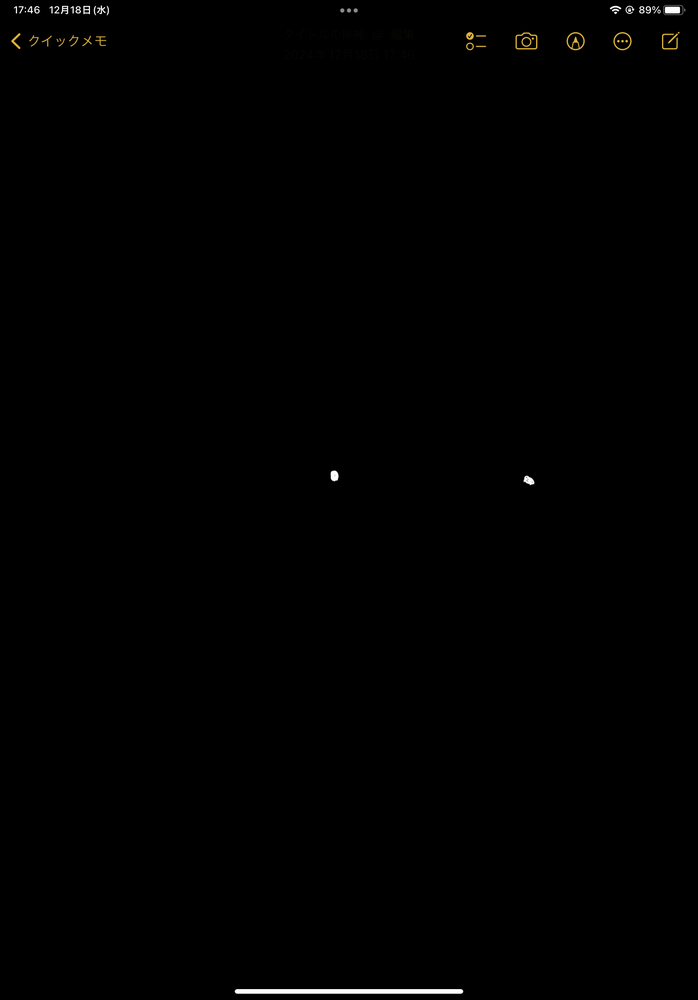
#> input picture data/before.png, 698 x 1000 px, shrunk from 1668 x 2388 before the run, found by its file name; its folder holds 2 pictures in this run; the run also reads 1 picture not shown here
$ python test_degree_cal.py
#> lines starting #> are read from the running program, lines starting #| are printed output that depends on the picture; after the words box and inside, x2 and y2 are one past the last pixel; in counts of white or black regions, pixels touching at a corner belong together; long printed decimals are rounded
import os
import cv2
import numpy as np
import math

image_1 = []
image_2 = []
points = [] # 白い部分の座標を保存

def add_two_image():
    global image_1, image_2, points
    img_path_1 = os.path.join("data", "before.png")
    img_path_2 = os.path.join("data", "after.png")
    image_1 = cv2.imread(img_path_1, cv2.IMREAD_GRAYSCALE)
#> image_1: shape (1000, 698); min 0, max 255, mean 0.8
    image_2 = cv2.imread(img_path_2, cv2.IMREAD_GRAYSCALE)
#> image_2: shape (1000, 698); min 0, max 255, mean 0.8

    if image_1 is None or image_2 is None:
        print("画像の読み込みに失敗しました。パスを確認してください。")
        return

    # 上下左右100pixelをカット(トリミング)
    # 画像サイズが h×w のとき、[100:h-100, 100:w-100]でトリミング
    h, w = image_1.shape
#> h = 1000; w = 698
    if h <= 200 or w <= 200:
        print("画像サイズが小さすぎます。100pxトリミング後のサイズを確認してください。")
        return
    image_1 = image_1[100:h-100, 100:w-100]
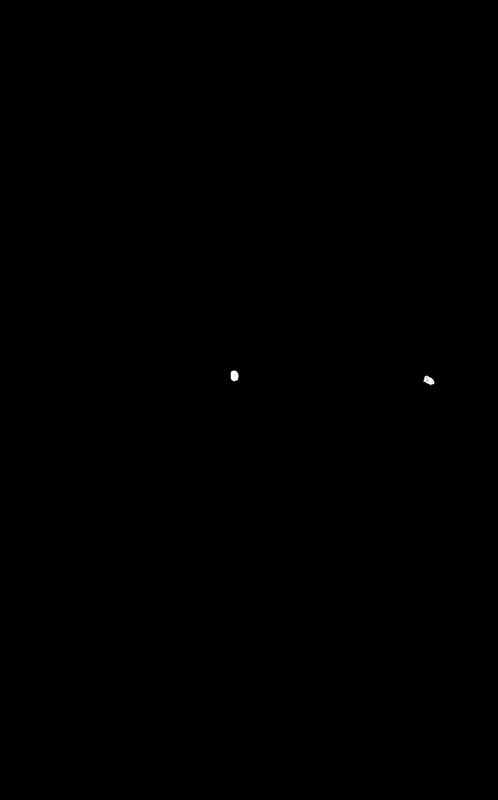
#> image_1: shape (800, 498); min 0, max 255, mean 0.1
    image_2 = image_2[100:h-100, 100:w-100]
#> image_2: shape (800, 498)

    # グレースケールとして200より下の値は1/100にする処理
    image_1_float = image_1.astype(np.float32)
    image_2_float = image_2.astype(np.float32)

    image_1_float[image_1_float < 200] = image_1_float[image_1_float < 200] / 100.0
#> image_1_float: shape (800, 498) float32; min 0, max 255, mean 0.1
    image_2_float[image_2_float < 200] = image_2_float[image_2_float < 200] / 100.0
#> image_2_float: shape (800, 498) float32; min 0, max 255, mean 0.1

    # 浮動小数をuint8にクリップ＆変換（0～255範囲内に収める）
    image_1_proc = np.clip(image_1_float, 0, 255).astype(np.uint8)
    image_2_proc = np.clip(image_2_float, 0, 255).astype(np.uint8)

    # 二値化処理（閾値は適宜調整）
    _, bin1 = cv2.threshold(image_1_proc, 200, 255, cv2.THRESH_BINARY)
#> bin1: shape (800, 498); 0.03% white; 2 white regions, box (x1, y1, x2, y2) and area: (231, 371, 238, 381) 60, (424, 376, 434, 385) 52
    _, bin2 = cv2.threshold(image_2_proc, 200, 255, cv2.THRESH_BINARY)
#> bin2: shape (800, 498); 0.03% white; 2 white regions, box (x1, y1, x2, y2) and area: (231, 371, 238, 381) 60, (27, 374, 39, 382) 60

    # 足し合わせて平均
    avg_img = (bin1.astype(np.float32) + bin2.astype(np.float32)) / 2.0
    # avg_imgはfloat32型なので、uint8に変換
    avg_img_uint8 = avg_img.astype(np.uint8)
    cv2.imwrite("output.png", avg_img_uint8)

    h, w = avg_img.shape
#> h = 800; w = 498
    print("Cropped and processed image size:", h, w)
#| Cropped and processed image size: 800 498
    window_w = max(1, w // 50)
#> window_w = 9
    window_h = max(1, h // 50)
#> window_h = 16

    brightness_values = []
    coords = []

    # ウィンドウごとの平均輝度計算
    for cy in range(window_h//2, h - window_h//2, window_h):
        for cx in range(window_w//2, w - window_w//2, window_w):
            y1 = cy - window_h//2
            y2 = cy + window_h//2
            x1 = cx - window_w//2
            x2 = cx + window_w//2

            window = avg_img[y1:y2, x1:x2]
            mean_val = np.mean(window)
            brightness_values.append(mean_val)
            coords.append((cx, cy))
#> after the loop, brightness_values = 2695 values, max 67.73 at index 1291, min 0 at index 0, mean 0.0736; coords = 2695 pairs, first value 4 to 490, second value 8 to 776

    brightness_values = np.array(brightness_values)
    min_val = np.min(brightness_values)
#> min_val = 0
    max_val = np.max(brightness_values)
#> max_val = 67.73

    if max_val != min_val:
        norm_brightness = (brightness_values - min_val) / (max_val - min_val)
#> norm_brightness = 2695 values, max 1 at index 1291, min 0 at index 0, mean 0.00109
    else:
        norm_brightness = np.zeros_like(brightness_values)

    # 閾値処理して白い点と判定（ここでは0.5以上）
    threshold_value = 0.5
    for i, val in enumerate(norm_brightness):
        if val >= threshold_value:
            points.append(coords[i])
#> after the loop, points = [(31, 376), (238, 376), (427, 376)]

def cal_degree():
    global points
    if len(points) != 3:
        print(f"点が3つではありません: {len(points)}個の点")
        return None

    p1, p2, p3 = points[0], points[1], points[2]
#> p1 = (31, 376); p2 = (238, 376); p3 = (427, 376)

    if image_1 is None:
        print("画像が読み込まれていません。")
        return None

    h, w = image_1.shape
#> h = 800; w = 498
    center = (w/2.0, h/2.0)
#> center = (249, 400)

    def dist(a, b):
        return (a[0]-b[0])**2 + (a[1]-b[1])**2

    # 2点のみの場合、仮想的な3点目を追加
    # p1からx方向に1pixelだけずらした点を3点目とする
    sorted_points = sorted([p1, p2, p3], key=lambda p: dist(p, center))
#> sorted_points = [(238, 376), (427, 376), (31, 376)]

    vertex = sorted_points[0]
#> vertex = (238, 376)
    others = sorted_points[1:]
#> others = [(427, 376), (31, 376)]
    A, B, C = others[0], vertex, others[1]
#> A = (427, 376); B = (238, 376); C = (31, 376)

    BA = (A[0] - B[0], A[1] - B[1])
#> BA = (189, 0)
    BC = (C[0] - B[0], C[1] - B[1])
#> BC = (-207, 0)

    norm_ba = math.sqrt(BA[0]**2 + BA[1]**2)
#> norm_ba = 189
    norm_bc = math.sqrt(BC[0]**2 + BC[1]**2)
#> norm_bc = 207

    if norm_ba == 0 or norm_bc == 0:
        print("角度が計算できません(2点以上が同一点)")
        return None

    dot = BA[0]*BC[0] + BA[1]*BC[1]
#> dot = -39123
    cos_theta = dot / (norm_ba * norm_bc)
#> cos_theta = -1
    cos_theta = max(min(cos_theta, 1.0), -1.0)

    theta_rad = math.acos(cos_theta)
#> theta_rad = 3.14
    return theta_rad

def main():
    add_two_image()
    degree = cal_degree()
#> degree = 3.14
    if degree is not None:
        print("求めた角度(rad):", degree)
#| 求めた角度(rad): 3.142

if __name__ == "__main__":
    main()
